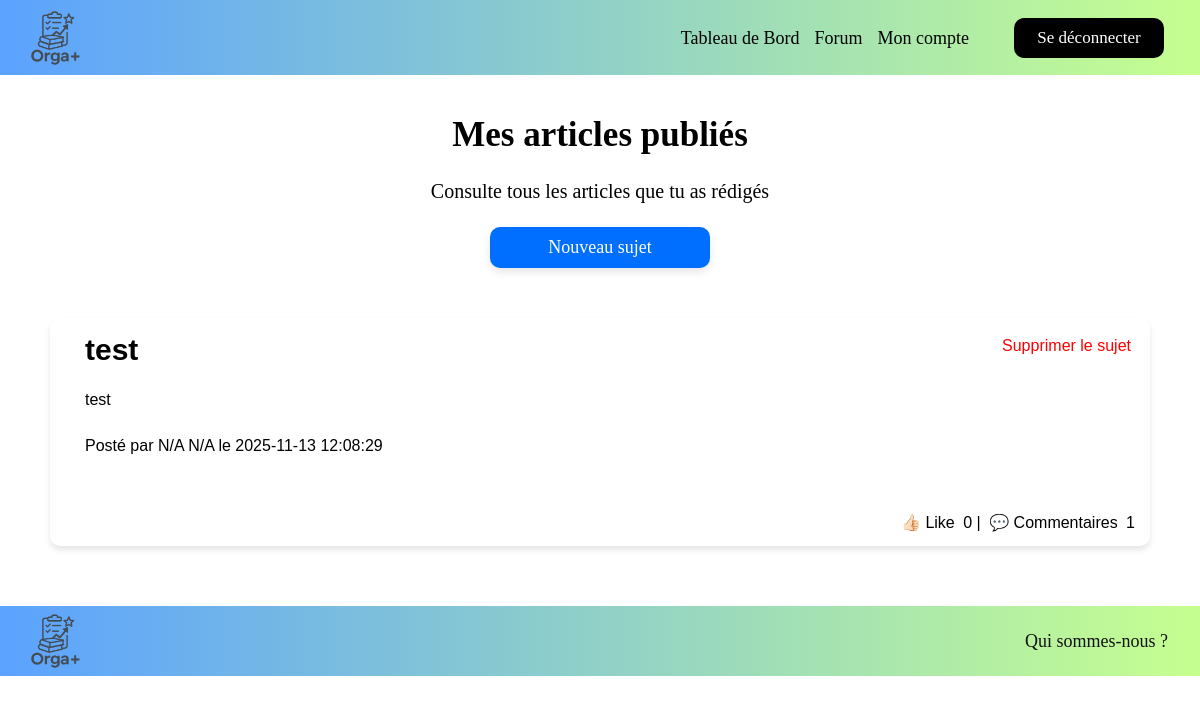
The page /forum/mesSujets.php (signed in) on the database its author committed.
### tables this page shows
CREATE TABLE `sujets` (
  `id` int(11) NOT NULL,
  `titre` varchar(255) NOT NULL,
  `contenu` text NOT NULL,
  `id_etu` varchar(5) NOT NULL,
  `date_creation` datetime DEFAULT CURRENT_TIMESTAMP
);

CREATE TABLE `etudiant` (
  `id_etu` varchar(5) NOT NULL,
  `id_photo` int(11) DEFAULT '1',
  `nom` varchar(100) DEFAULT NULL,
  `prenom` varchar(100) DEFAULT NULL,
  `age` int(11) DEFAULT NULL,
  `genre` varchar(6) DEFAULT NULL,
  `mail` varchar(100) DEFAULT NULL,
  `mdp` varchar(100) DEFAULT NULL,
  `niveau_educ_parents` varchar(11) DEFAULT NULL
);

### forum/mesSujets.php (the view, shortened to what this page needs)
<?php include "../navbar.php" ?>
<!DOCTYPE html>
<html lang="fr">
<head>
    <?php
    $bdd = getBD();
    $id_etu = $_SESSION["client"]["id"];
    $sql = "SELECT s.*, e.nom, e.prenom,
        (SELECT COUNT(*) FROM likes_sujets WHERE sujet_id = s.id) AS nb_likes,
        (SELECT COUNT(*) FROM commentaires WHERE sujet_id = s.id) AS nb_com
        FROM sujets s
        LEFT JOIN etudiant e ON e.id_etu = s.id_etu
        WHERE s.id_etu = :id_etu
        ORDER BY s.date_creation DESC";
$stmt = $bdd->prepare($sql);
$stmt->execute(['id_etu' => $id_etu]);
$sujets = $stmt->fetchAll(PDO::FETCH_ASSOC);
?>
    		<link rel="stylesheet" href="../styles/styles.css" type="text/css" media="screen" >
</head>
<body>
    <h1 style='font-family: "Montserrat"'>Mes articles publiés</h1>
    <p class="txt_intro">Consulte tous les articles que tu as rédigés </p>
    <?php if(isset($_SESSION["client"])){
        echo '<a id="bouton_bleu_nouveau_sujet" href="ajouter_sujet.php">Nouveau sujet</a>';
    }
    ?>
<div id="liste_sujets">
<?php foreach($sujets as $s): ?>
<div class="sujet" data-id="<?= $s['id'] ?>">
    <?php if(isset($_SESSION["client"]) && $_SESSION["client"]['id'] == $s['id_etu']): ?>
    <button class="btn_supp_sujet" onclick="supprimerSujet(<?= $s['id'] ?>)">Supprimer le sujet</button>
<?php endif; ?>
    <h3><?= ($s['titre']) ?></h3>
  <p><?= ($s['contenu']) ?></p>
  <p>Posté par <?= ($s['prenom']." ".$s['nom']) ?> le <?= $s['date_creation'] ?></p><br>
  <div class="com">
    <button class="btn_like_comm" onclick="likeSujet(<?= $s['id'] ?>)">👍🏻 Like</button>
    <span id="nb-likes-<?= $s['id'] ?>"><?= $s['nb_likes'] ?></span>
    |
    <button class="btn_like_comm" onclick="toggleCommentaires(<?= $s['id'] ?>)">💬 Commentaires</button>
<span id="nb-com-<?= $s['id'] ?>"><?= $s['nb_com'] ?></span>
</div>
</div>
<?php endforeach; ?>
<footer id="footer_forum">
    <img class="logo" src="../images/logo.png" alt="logo">
    <a href="../nous.php">Qui sommes-nous ?</a>
</footer>
</body>
</html>

### styles/styles.css (style rules this page uses)
:root { --couleur-primaire-vert: #C6FF8F; --couleur-secondaire-vert: #74b239; --couleur-primaire-bleu: #006FFF; --couleur-secondaire-bleu: #1f5bab; }
* { padding: 0px; margin: 0px; font-size: 16px; }
html, body { height: 100%; }
body { background-color:white; font-family: Arial; margin: 0; z-index: 0; }
.logo { float: left; height: 70px; width: auto; margin-top: 0px; margin-right: 30px; box-shadow: none; }
footer { width: 100%; margin-left: 0px; padding:0 3% 0 1%; height: 70px; line-height: 70px; margin-top: 30px; background: linear-gradient(to right,#5BA2FF,#C6FF8F); box-sizing: border-box; position: relative; left: 0; }
a { vertical-align: middle; color:white; text-decoration:none; }
h1 { padding-top: 100px; font-size:50px; text-align: center; margin-bottom:30px; }
h3 { font-size:30px; text-align: left; margin:20px; }
p { margin:20px; text-align:justify; line-height:1.6; }
.txt_intro { text-align: center; font-family: serif; font-size: 20px; text-align: center; }
h1 { font-size: 35px; margin: 15px 0 5px 0; }
.btn_like_comm { background-color: white; }
#bouton_bleu_nouveau_sujet { display: block; width: 200px; margin: 0 auto; background-color: var(--couleur-primaire-bleu); color: white; border: none; border-radius: 10px; padding: 10px; cursor: pointer; text-align: center; box-shadow: 0 4px 8px rgba(0,0,0,0.1); font-family: "Silk Serif"; font-size: 18px; }
.btn_supp_sujet { border: none; background-color: white; padding: 4px; border-radius: 5px; float: right; color: red; }
.btn_like_comm { padding: 4px; border-radius: 5px; border: none; }
#liste_sujets { display: flex; flex-direction: column; gap: 30px; margin: 50px; }
.sujet { background-color: white; box-shadow: 0 4px 6px rgba(0,0,0,0.1); border-radius: 10px; padding: 15px; padding-bottom: 50px; position: relative; }
.sujet h3 { margin-top: 0; margin-bottom: 10px; }
.sujet p { text-align: justify; line-height: 1.6; }
.com { position: absolute; right: 15px; bottom: 10px; }
#footer_forum { width: 100vw; margin-left: calc(50% - 50vw); padding: 0 20px; height: 70px; background: linear-gradient(to right,#5BA2FF,#C6FF8F); box-sizing: border-box; display: flex; align-items: center; }
#footer_forum a { margin-left: auto; font-family: "Silk Serif", serif; font-size: 18px; color: #111; text-decoration: none; padding: 6px 12px; border-radius: 8px; }

### rows shown on the page
sujets: titre "test", contenu "test", id_etu.prenom "N/A", id_etu.nom "N/A", date_creation "2025-11-13 12:08:29", nb_likes "0", nb_com "1"
